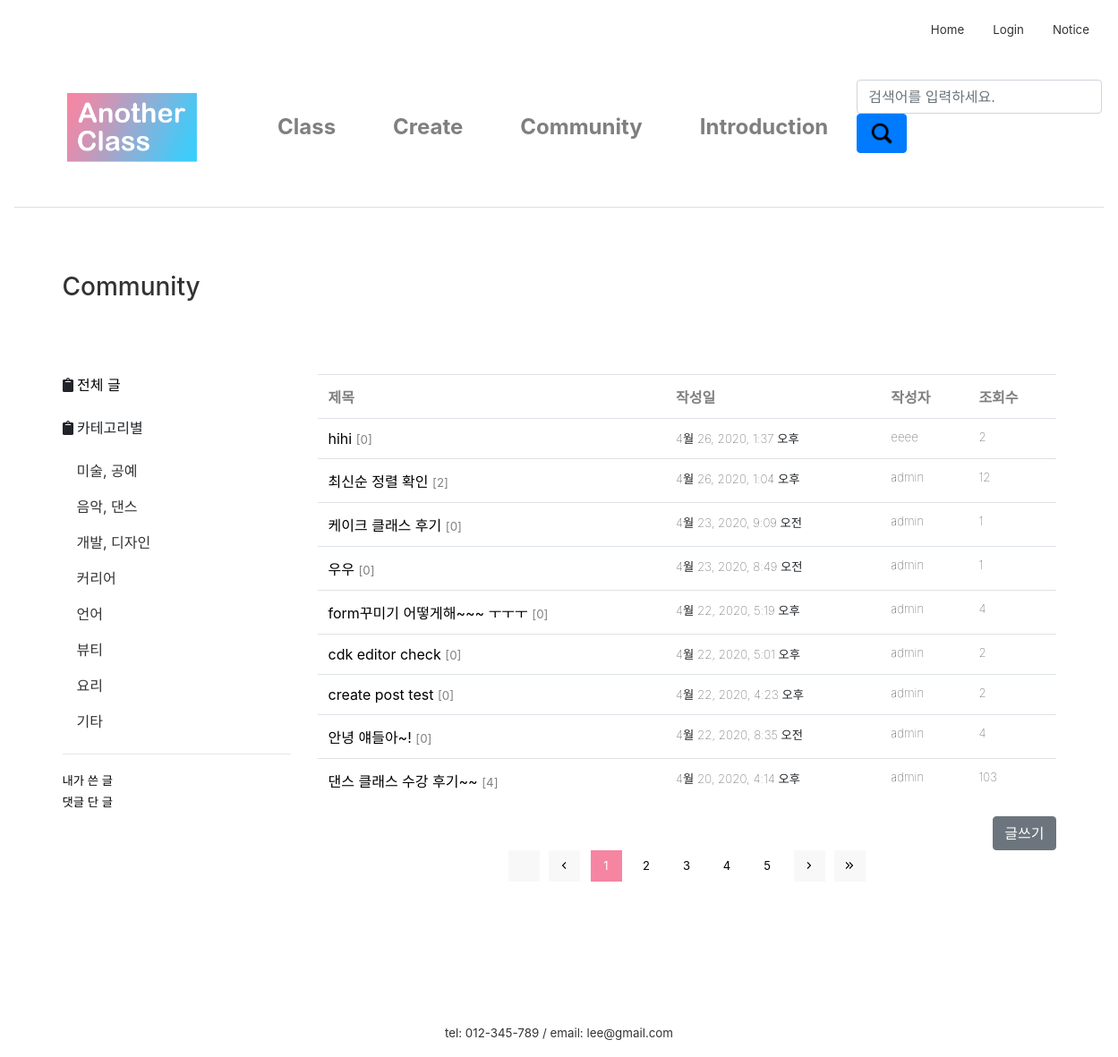
Before: /community/ with the older database file.
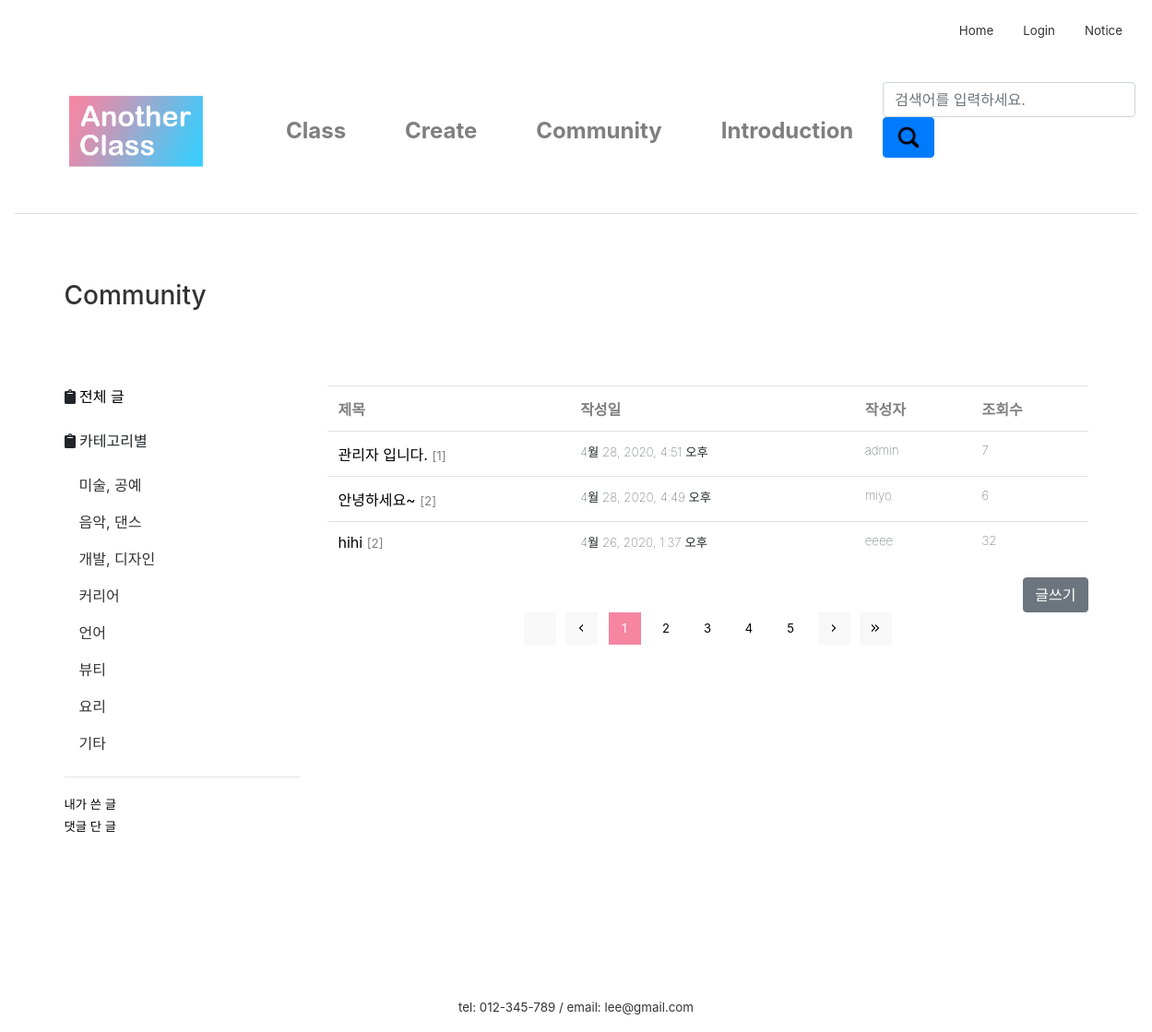
After: the same page with the newer database file.
### firstApp/models.py (models this page shows, shortened)
class Post(models.Model):
    author = models.ForeignKey(settings.AUTH_USER_MODEL, on_delete=models.CASCADE, default=1)
    category = models.ForeignKey('firstApp.Category', on_delete=models.CASCADE, default=2)
    title = models.CharField(max_length=200)
    text = RichTextUploadingField()
    created_date = models.DateTimeField(
            default=timezone.now)
    published_date = models.DateTimeField(
            blank=True, null=True)
    views = models.PositiveIntegerField(default=0)
    class Meta:
        ordering = ['-id']

### firstApp/views.py (the view)
# urls.py: path('community/', views.community, name='community'),
def community(request):
    if request.user is None:
        redirect('login')
    else:
        post_list = Post.objects.all()
        return render(request, 'firstApp/community.html', {
            'post_list': post_list, })

### firstApp/templates/firstApp/community.html
{% extends 'firstApp/base.html'%}
{% load static %}
{% block content %}
<link rel="stylesheet" href="{% static 'css/paginate.css' %}">
<link rel="stylesheet" href="{% static 'css/community.css' %}">
		<div class="container">
			<h3><a href="" class="nounderline">Community</a></h3>
        	<br><br><br>
			<div class="row">
				<div class="col-sm-3">
					<div class="left-sidebar">
						<ul>
                            <li class="active"><i class="fas fa-clipboard"></i>
								<a class="a_underline" href="" data-toggle="tab">전체 글</a>
							</li>
							<br>
							<li data-toggle="tab">
								<p><i class="fas fa-clipboard"></i> 카테고리별</p>
								<ul class="nav flex-column">
									<li class="nav-item">
									  <a class="nav-link" href="#">미술, 공예</a>
									</li>
									<li class="nav-item">
									  <a class="nav-link" href="#">음악, 댄스</a>
									</li>
									<li class="nav-item">
									  <a class="nav-link" href="#">개발, 디자인</a>
									</li>
									<li class="nav-item">
									  <a class="nav-link" href="#">커리어</a>
									</li>
									<li class="nav-item">
									  <a class="nav-link" href="#">언어</a>
									</li>
									<li class="nav-item">
									  <a class="nav-link" href="#">뷰티</a>
									</li>
									<li class="nav-item">
									  <a class="nav-link" href="#">요리</a>
									</li>
									<li class="nav-item">
									  <a class="nav-link" href="#">기타</a>
									</li>
								</ul>
							</li>
							<hr>
							<li><a class="a_underline lighter" href="#" >내가 쓴 글</a></li>
							<li><a class="a_underline lighter" href="#">댓글 단 글</a></li>
						</ul>
					</div>
				</div>
				<div class="col-sm-9">
					<div class="blog-post-area">
							<table class="table">
								<tr>
									<th>제목</th>
									<th>작성일</th>
									<th>작성자</th>
									<th>조회수</th>
								</tr>
								{% for post in post_list %}
								<tr>
									<td>
										<a class="a_underline" href="{% url 'post_detail' post.pk %}">
											{{ post.title }}
										</a>
										<span class="views">[{{ post.comments.count }}]</span>
									</td>
									<td class="lighter">{{post.created_date}}</td>
									<td class="lighter">{{post.author}}</td>
									<td class="lighter">{{post.views}}</td>
								</tr>
								{% endfor %}
							</table>
						<div align="right">
							<div id="btn">
								<a href="/createpost">
									<input class="btn btn-secondary" type="button" value="글쓰기">
								</a>
							</div>
						</div>
						<div class="page_wrap">
							<div class="page_nation">
							   <a class="arrow pprev" href="#"></a>
							   <a class="arrow prev" href="#"></a>
							   <a href="#" class="active">1</a>
							   <a href="#">2</a>
							   <a href="#">3</a>
							   <a href="#">4</a>
							   <a href="#">5</a>
							   <a class="arrow next" href="#"></a>
							   <a class="arrow nnext" href="#"></a>
							</div>
						 </div>
					</div>
				</div>
			</div>
		</div>
{% endblock content%}

### firstApp/templates/firstApp/base.html (shortened to what this page needs)
{% load static %}
<link rel="stylesheet" href="https://stackpath.bootstrapcdn.com/bootstrap/4.4.1/css/bootstrap.min.css"
>
<link rel="stylesheet" href="{% static 'css/base.css' %}">
<link rel="stylesheet" href="{% static 'css/navbar_custom.css' %}">
<div class="inner">
  <nav class="nav nav-masthead justify-content-end">
    {% if user.is_active %}
    <a class="nav-link active" href="/">Home</a>
    <a class="nav-link" href="/logout">Logout</a>
    <a class="nav-link" href="#">Notice</a>
    {% else %}
    <a class="nav-link active" href="/">Home</a>
    <a class="nav-link" href="/login">Login</a>
    <a class="nav-link" href="#">Notice</a>
    {% endif %}
  </nav>
</div>
<nav class="navbar navbar-expand-lg  navbar-light navbar-custom">
  <a class="navbar-brand" href="/main"><img src="{% static 'image\logo_1.png' %}" alt="Logo" style="width:230px;"></a>
  <div class="collapse navbar-collapse" id="navbarCollapse">
    <ul class="navbar-nav mr-auto">
      <li class="nav-item nav-item-custom">
        <a class="nav-link" href="/class">Class</a>
      </li>
      <li class="nav-item nav-item-custom">
        <a class="nav-link" href="/createclass">Create</a>
      </li>
      <li class="nav-item nav-item-custom">
        <a class="nav-link" href="/community">Community</a>
      </li>
      <li class="nav-item nav-item-custom">
        <a class="nav-link" href="#">Introduction</a>
      </li>
    </ul>
    <form class="form-inline mt-2 mt-md-0">
      <input class="form-control mr-sm-2" type="text" placeholder="검색어를 입력하세요." aria-label="Search">
      <button class="btn btn-primary my-2 my-sm-0" type="submit"><img src="{% static 'image\search.png' %}" style="width:30px;"></button>
    </form>
  </div>
</nav>
<main role="main">
  {% block content %}
  {% endblock content%}
</main>
<footer class="mastfoot mt-auto text-center">
  <div class="inner" style="margin-top:10rem;">
    <p style="margin:0">tel: 012-345-789 /
      email: lee@gmail.com</p>
  </div>
</footer>

### firstApp/static/css/base.css (style rules this page uses)
.mastfoot { color: #333; }
.inner { font-size:10pt; }
.nounderline { text-decoration: none !important; }
.a_underline { color:black; }

### firstApp/static/css/navbar_custom.css (style rules this page uses)
a { color:#333; }
.navbar { border-bottom: 0.1px solid rgb(219, 222, 224); margin-bottom:3em; }
.navbar-custom { font-size: x-large; font-weight: bold; background-color: #fff; }
.nav-item-custom { padding-left: 1.5rem; padding-right: 1.5rem; }

### firstApp/static/css/paginate.css (style rules this page uses)
.page_nation { display:inline-block; }
.page_nation a { display:block; margin:0 5px; float:left; border:0; width:35px; height:35px; line-height:35px; text-align:center; background-color:#fff; font-size:13px; color:#000000; text-decoration:none; }
.page_nation .pprev { background:#f8f8f8 url('image//page_pprev.png') no-repeat center center; margin-left:0; border: 0; }
.page_nation .prev { background:#f8f8f8 url('image/page_prev.png') no-repeat center center; margin-right:7px; border: 0; }
.page_nation .next { background:#f8f8f8 url('image/page_next.png') no-repeat center center; margin-left:7px; border: 0; }
.page_nation .nnext { background:#f8f8f8 url('image/page_nnext.png') no-repeat center center; margin-right:0; border: 0; }
.page_nation a.active { background-color:#F685A2; color:#fff; border: 0; }

### firstApp/static/css/community.css (style rules this page uses)
ul { list-style:none; padding-left:0 }
th { color:gray; }
.lighter { font-weight:lighter; font-size:10pt; }
.views { color:gray; font-size:10pt; }

Changed rows visible on the page:
removed Post: title "최신순 정렬 확인", comments.count "2", created_date "4월 26, 2020, 1:04 오후", author "admin", views "12"
removed Post: title "케이크 클래스 후기", comments.count "0", created_date "4월 23, 2020, 9:09 오전", author "admin", views "1"
removed Post: title "우우", comments.count "0", created_date "4월 23, 2020, 8:49 오전", author "admin", views "1"
removed Post: title "form꾸미기 어떻게해~~~ ㅜㅜㅜ", comments.count "0", created_date "4월 22, 2020, 5:19 오후", author "admin", views "4"
removed Post: title "cdk editor check", comments.count "0", created_date "4월 22, 2020, 5:01 오후", author "admin", views "2"
removed Post: title "create post test", comments.count "0", created_date "4월 22, 2020, 4:23 오후", author "admin", views "2"
removed Post: title "안녕 얘들아~!", comments.count "0", created_date "4월 22, 2020, 8:35 오전", author "admin", views "4"
removed Post: title "댄스 클래스 수강 후기~~", comments.count "4", created_date "4월 20, 2020, 4:14 오후", author "admin", views "103"
added Post: title "관리자 입니다.", comments.count "1", created_date "4월 28, 2020, 4:51 오후", author "admin", views "7"
added Post: title "안녕하세요~", comments.count "2", created_date "4월 28, 2020, 4:49 오후", author "miyo", views "6"
changed Post "hihi": comments.count "0" → "2"; views "2" → "32"
